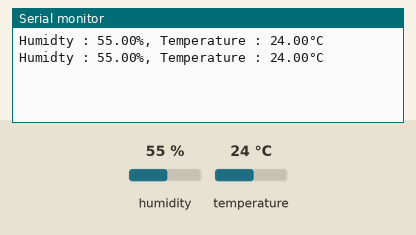
Bench run of a sketch on a simulated Arduino Uno, built with avr-gcc and run on an emulated ATmega328P. Parts: the last lines printed to the serial monitor. Inputs (shaded band) come from the test bench; at power-on: humidity 55 %, temperature 24 °C.

Above: at 2.8 s.
2.9 s: humidity set to 22 %
At 4.8 s:
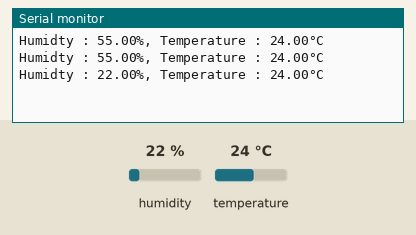
5.6 s: temperature set to 12 °C
At 7.2 s:
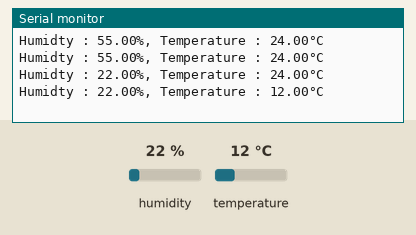
8.3 s: humidity set to 40 %
At 10.8 s:
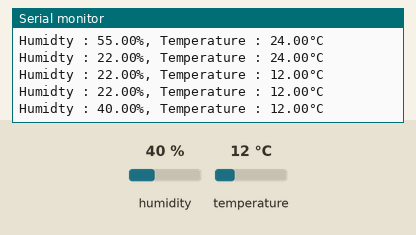
Timing chart, 0 to 12.3 s (numbered marks = the images above; inputs shaded):
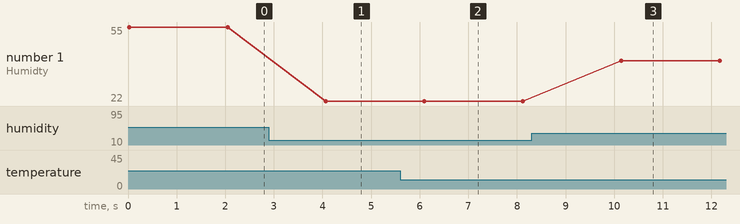

The sketch:

Task1.1.7.ino
```cpp
#include <DHT.h>

const int DHT11_Pin = 4;
const int Time_Delay = 2000;

float Humidity, Temperature;

DHT My_DHT11(DHT11_Pin, DHT11);

void setup()
{
  Serial.begin(9600);

  My_DHT11.begin();
}

void loop()
{
  Humidity = My_DHT11.readHumidity();
  Temperature = My_DHT11.readTemperature();

  if(isnan(Humidity) || isnan(Temperature))
  {
    Serial.println("Reading Failed");
  }
  else
  {
    Serial.print("Humidty : ");
    Serial.print(Humidity);
    Serial.print("%, Temperature : ");
    Serial.print(Temperature);
    Serial.println("°C");
  }

  delay(Time_Delay);
}
```

Measured:
- after the input at 2.9 s, the serial monitor: prints a new line after 1.2 s (image 1)
- after the input at 5.6 s, the serial monitor: prints a new line after 0.50 s (image 2)
- after the input at 8.3 s, the serial monitor: prints a new line after 1.8 s (image 3)
- plotted number 1: 55 → 22 after the input at 2.9 s, 22 → 40 after the input at 8.3 s
